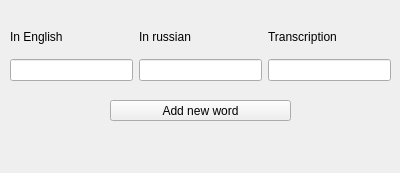
<?xml version="1.0" encoding="UTF-8"?>
<ui version="4.0">
 <class>addWord</class>
 <widget class="QWidget" name="addWord">
  <property name="geometry">
   <rect>
    <x>0</x>
    <y>0</y>
    <width>400</width>
    <height>173</height>
   </rect>
  </property>
  <property name="windowTitle">
   <string>Form</string>
  </property>
  <widget class="QPushButton" name="addWordButton">
   <property name="geometry">
    <rect>
     <x>110</x>
     <y>100</y>
     <width>181</width>
     <height>21</height>
    </rect>
   </property>
   <property name="text">
    <string>Add new word</string>
   </property>
  </widget>
  <widget class="QWidget" name="layoutWidget">
   <property name="geometry">
    <rect>
     <x>10</x>
     <y>20</y>
     <width>381</width>
     <height>61</height>
    </rect>
   </property>
   <layout class="QGridLayout" name="gridLayout">
    <item row="0" column="0">
     <layout class="QHBoxLayout" name="horizontalLayout_2">
      <item>
       <widget class="QLabel" name="label_3">
        <property name="text">
         <string>In English</string>
        </property>
       </widget>
      </item>
      <item>
       <widget class="QLabel" name="label">
        <property name="text">
         <string>In russian</string>
        </property>
       </widget>
      </item>
      <item>
       <widget class="QLabel" name="label_2">
        <property name="sizePolicy">
         <sizepolicy hsizetype="Preferred" vsizetype="Preferred">
          <horstretch>0</horstretch>
          <verstretch>0</verstretch>
         </sizepolicy>
        </property>
        <property name="text">
         <string>Transcription</string>
        </property>
       </widget>
      </item>
     </layout>
    </item>
    <item row="1" column="0">
     <layout class="QHBoxLayout" name="horizontalLayout">
      <item>
       <widget class="QLineEdit" name="lineEdit"/>
      </item>
      <item>
       <widget class="QLineEdit" name="lineEdit_2"/>
      </item>
      <item>
       <widget class="QLineEdit" name="lineEdit_3"/>
      </item>
     </layout>
    </item>
   </layout>
  </widget>
 </widget>
 <resources/>
 <connections/>
</ui>
